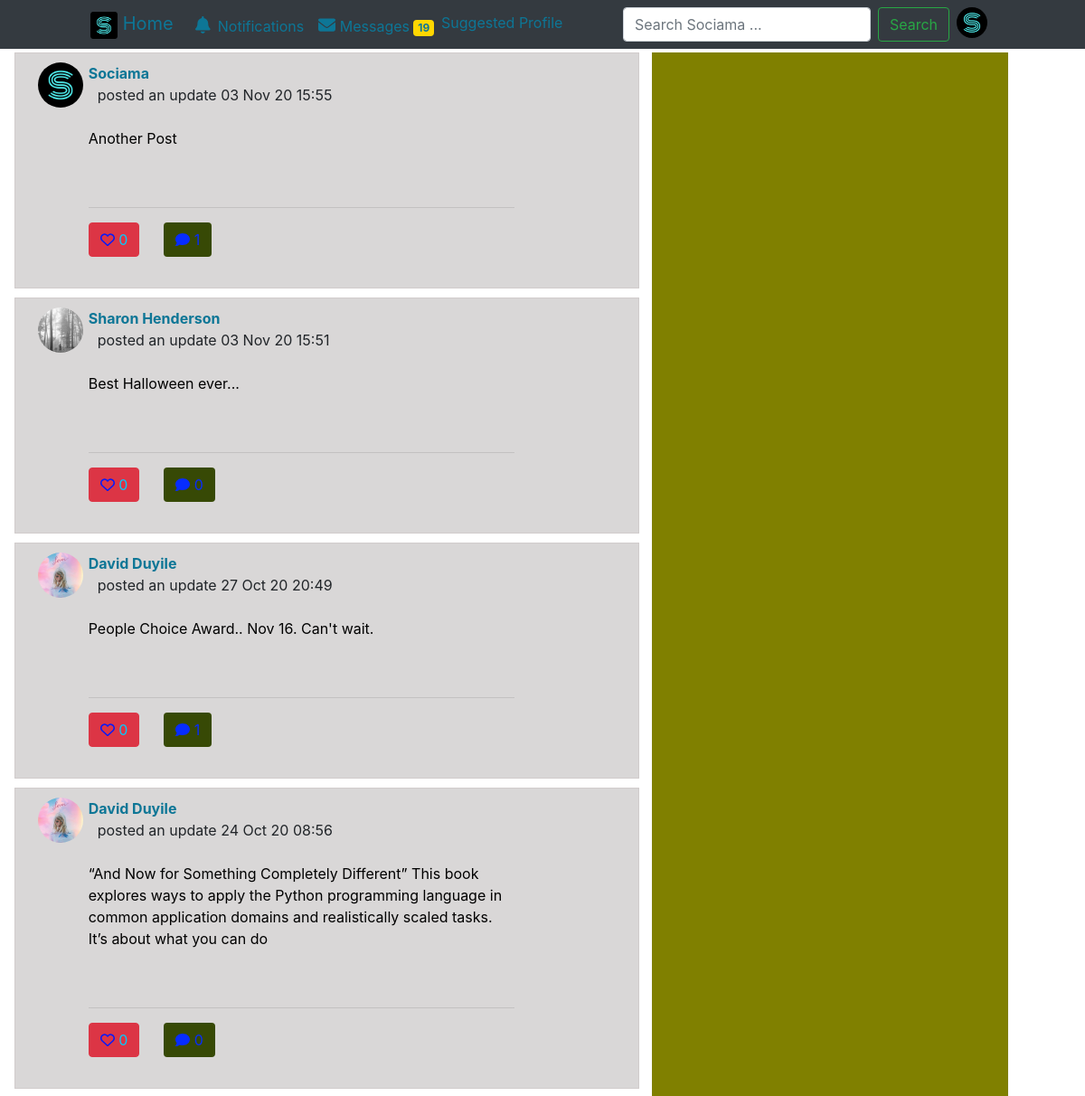
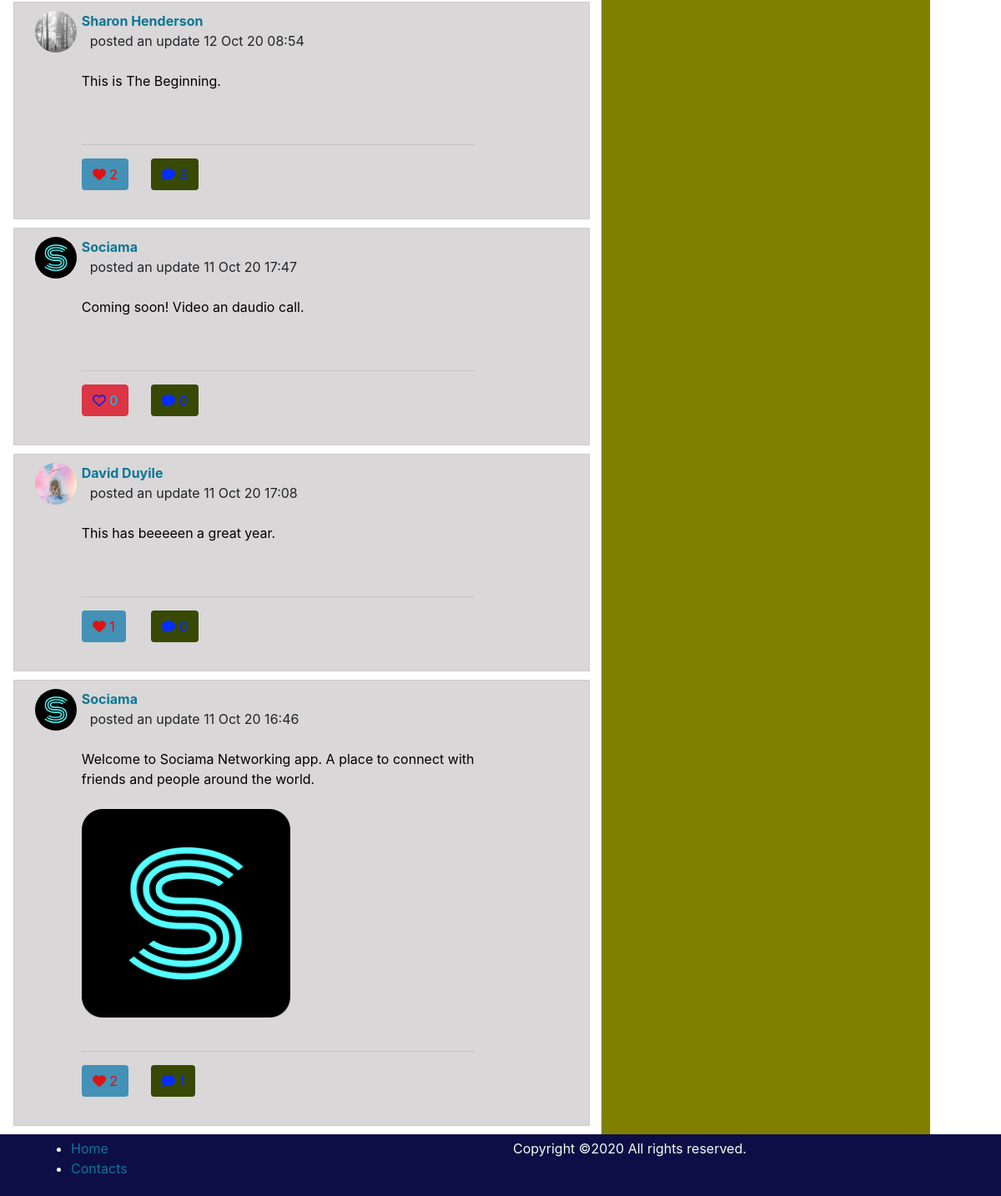
The page / (signed in) on the database its author committed (2 pictures, top to bottom).
### users/models.py (models this page shows, shortened)
class User(AbstractBaseUser):
    email = models.EmailField(verbose_name='email address', max_length=40, unique=True, primary_key=True)
    username = models.CharField(max_length=30)
    date_joined = models.DateTimeField(verbose_name='date joined', auto_now_add=True)
    last_login = models.DateTimeField(verbose_name='last login', auto_now_add=True)
    is_active = models.BooleanField(default=True)
    is_admin = models.BooleanField(default=False)
    is_staff = models.BooleanField(default=False)
    is_superuser = models.BooleanField(default=False)
    objects = UserManager()
    USERNAME_FIELD = 'email'
    REQUIRED_FIELDS = ['username']

### profiles/models.py (models this page shows, shortened)
class Profile(models.Model):
    user = models.OneToOneField(User, on_delete=models.CASCADE, related_name="user_profile")
    username = models.CharField(max_length=20, primary_key=True, blank=True)
    first_name = models.CharField(max_length=20, blank=True)
    last_name = models.CharField(max_length=20, blank=True)
    age = models.DateField(blank=True, null=True)
    Hobbies = models.CharField(max_length=200, blank=True)
    work = models.CharField(max_length=200, blank=True)
    education = models.CharField(blank=True, max_length=40)
    gender = models.CharField(choices=GENDER, max_length=7, blank=True)
    relationship = models.CharField(choices=RELATIONSHIP, max_length=23, blank=True)
    followers= models.ManyToManyField("Profile", blank=True, related_name='followerss') # people following profile
    followings = models.ManyToManyField("Profile", blank=True, related_name='followingss') # people profile is following
    about = models.TextField(default='No Bio', blank=True)
    phone = models.IntegerField(blank=True, null=True)
    cover = models.ImageField(upload_to='user/cover', default='user/happy.jpg', blank=True)
    picture = models.ImageField(upload_to='user', default='user/User.jpg', blank=True)
    country = models.CharField(max_length=20, blank=True)
    def __str__(self):
        return f"{self.first_name} {self.last_name}"
    class Meta:
        ordering = ('first_name', )

### post/models.py (models this page shows, shortened)
class Post(models.Model):
    profile = models.ForeignKey(Profile, related_name="profile_post", on_delete=models.CASCADE)
    caption = models.TextField(max_length=500, blank=True)
    images = models.ImageField(upload_to='post', blank=True, validators=[FileExtensionValidator(['png', 'jpg', 'jpeg'])])
    post_likes = models.ManyToManyField(Profile, related_name='post_like', blank=True)
    created_at = models.DateTimeField(auto_now_add=True)
    def likes_no(self):
        return self.post_likes.count()
    def comment_no(self):
        return self.post_comment.count()
    def liked(self):
        is_liked = True
        not_liked = False
        if self.post_likes.count() > 0:
            return is_liked
        else:
            return not_liked
    class Meta:
        ordering = ('-created_at',)

### post/views.py (the view, shortened to what this page needs)
# urls.py: path('', views.posts, name='posts'),
def posts(request):
    if request.user.is_authenticated:
        profile = request.user.user_profile
        profile_pk = request.user.user_profile.pk
        profiles = Profile.objects.get(pk=profile_pk)
        following = [prof for prof in profiles.followings.all()]
        posts = []
        qs = None
        for p in following:
            profile = p
            p_post = profile.profile_post.all()
            posts.append(p_post)
        my_post = request.user.user_profile.profile_post.all()
        posts.append(my_post)
        if len(posts)>0:
            qs = sorted(chain(*posts), reverse=True, key=lambda obj: obj.created_at)
        context = {
            'posts': qs,
            'following': following,
        }
        return render(request, 'post/posts.html', context)

### templates/post/posts.html (shortened to what this page needs)
{% extends 'base.html' %}
{% load static %}
{% block body %}
{% if request.user.is_authenticated %}
    <div class="container-fluid" style="min-height: 458px; margin-top:4px;">
        <div class="row" style="margin-left: 1px;">
            <div class="col-md-7">
                {% for post in posts %}
                    <div class="post row">
                        <div class="col-md-1">
                            <a href="{% url 'profiles:profile' post.profile.pk %}">
                                <img class="profile-image" src="{{ post.profile.picture.url }}">
                            </a>
                        </div>
                        <div class="col-md-9">
                            <div>
                                <b><a href="{% url 'profiles:profile' post.profile.pk %}">{{ post.profile }}</a></b>
                                <div style="margin-left: 10px;">posted an update {{ post.created_at|date:"d M y H:i" }}</div>
                            </div>
                            <a href="{% url 'post:post-detail' id=post.id %}" style="padding: 10px; height:250px; width:250px;">
                                <div>
                                    <div>
                                        <span class="link">{{ post.caption }}</span>
                                    </div>
                                    <br>
                                    {% if post.images %}
                                    <div>
                                        <img src="{{ post.images.url }}" style="height:250px; width:250px;">
                                    </div>
                                    {% endif %}
                                </div>
                            </a>
                            <hr>
                            <div class="row">
                                <div class="col-md-2">
                                    <form action="{% url 'post:like_post' %}" method="post">
                                        {% if post.liked == False %}
                                            <button class="btn btn-danger" type="submit" name="post_id" value="{{ post.id }}" style="color: rgb(0, 26, 255);">
                                                <i class="far fa-heart"></i>
                                                <span style="color: rgb(0, 204, 255);">{{post.likes_no}}</span>
                                            </button>
                                        {% else %}
                                            <button class="btn" type="submit" name="post_id" value="{{ post.id }}" style="background-color: rgb(67, 145, 182);">
                                                <i class="fa fa-heart" style="color: rgb(221, 20, 20);"></i>
                                                <span style="color: rgb(255, 0, 0);">{{post.likes_no}}</span>
                                            </button>
                                        {% endif %}
                                    </form>
                                </div>
                                <div class="col-md-2">
                                    <a href="{% url 'post:post-detail' id=post.id %}">
                                        <button class="btn" style="background-color: rgb(55, 73, 5);">
                                            <i class="fa fa-comment" style="color: rgb(7, 44, 255);"></i>
                                            <span style="color: rgb(7, 44, 255);">{{post.comment_no }}</span>
                                        </button>
                                    </a>
                                </div>
                            </div>
                            <br>
                        </div>
                    </div>
                {% endfor %}
            </div>
            <div class="col-md-4" style="background-color: olive; right:-14px ">
            </div>
        </div>
    </div>
{% else %}
    {% include 'user/welcome.html' %}
{% endif %}
{% endblock body %}

### templates/nav.html (shortened to what this page needs)
{% load static %}
<nav class="navbar navbar-expand-md navbar-dark bg-dark" style="padding: 0px 100px;">
	<a class="navbar-brand" href="{% url 'post:posts' %}">
		<img src="{% static 'profiles/img/nav.png' %}" alt="" style="height:30px;">
		Home </a>
 	<div class="collapse navbar-collapse" id="navbarSupportedContent">
		<ul class="navbar-nav mr-auto">
			<li class="nav-item pr-2 pl-2 pt-1">
				<a href="#"><i class="fa fa-bell mr-1" style="font-size: 19px;"></i> Notifications</a>
			</li>
			<li class="nav-item pr-2 pl-2 pt-1">
				<a href="#"><i class="fas fa-envelope" style="font-size: 19px;"></i> Messages <span class="badge">19</span></a>
			</li>
			<a href={% url 'profiles:profile-list' %}>Suggested Profile</a>
		</ul>
		<ul class="navbar-nav ml-auto">
			<li class="nav-item">
				<form class="form-inline my-2">
					<input class="form-control mr-sm-2" type="search" placeholder="Search Sociama ..." aria-label="Search">
					<button class="btn btn-outline-success my-2 my-sm-0" type="submit">Search</button>
				</form>
			</li>
			<li class="nav-item dropdown">
				{% if user.is_authenticated %}
					<img class="nav-link profile-image dropdown" data-toggle="dropdown" data-target="profile" src="{{request.user.user_profile.picture.url }}" aria-expanded="true">
				{% else %}
					<img class="nav-link profile-image dropdown" data-toggle="dropdown" data-target="profile" src="{% static 'profiles/img/profile.jpg' %}" aria-expanded="true">
				{% endif %}
			</li>
		</ul>
	</div>
</nav>

### static/profiles/css/sociama.css (style rules this page uses)
a { color: rgb(13, 118, 150) !important; text-decoration: none !important; }
.profile-image { height: 50px; width: 50px; border-radius: 90%; }
.link { color: black; }
.post { background-color:rgb(217, 215, 215); border: 1px solid rgb(209, 204, 204); margin-bottom: 10px; padding: 10px; }
.badge { background-color: gold; }

### static/profiles/css/all.css (style rules this page uses)
.fa-bell:before { content: "\f0f3"; }
.fa-comment:before { content: "\f075"; }
.fa-envelope:before { content: "\f0e0"; }
.fa-heart:before { content: "\f004"; }

### rows shown on the page
User: user.user_profile.picture (picture)
Post: profile.picture (picture), profile "Sociama", created_at "03 Nov 20 15:55", caption "Another Post", likes_no "0"
Post: profile.picture (picture), profile "Sharon Henderson", created_at "03 Nov 20 15:51", caption "Best Halloween ever...", likes_no "0"
Post: profile.picture (picture), profile "David Duyile", created_at "27 Oct 20 20:49", caption "People Choice Award.. Nov 16. Can't wait.", likes_no "0"
Post: profile.picture (picture), profile "David Duyile", created_at "24 Oct 20 08:56", caption "“And Now for Something Completely Different” This book explores ways to apply the Python programming language in common application domains and realistically scaled tasks. It’s about what you can do", likes_no "0"
Post: profile.picture (picture), profile "Sharon Henderson", created_at "12 Oct 20 08:54", caption "This is The Beginning.", likes_no "2"
Post: profile.picture (picture), profile "Sociama", created_at "11 Oct 20 17:47", caption "Coming soon! Video an daudio call.", likes_no "0"
Post: profile.picture (picture), profile "David Duyile", created_at "11 Oct 20 17:08", caption "This has beeeeen a great year.", likes_no "1"
Post: profile.picture (picture), profile "Sociama", created_at "11 Oct 20 16:46", caption "Welcome to Sociama Networking app. A place to connect with friends and people around the world.", images (picture), likes_no "2"
